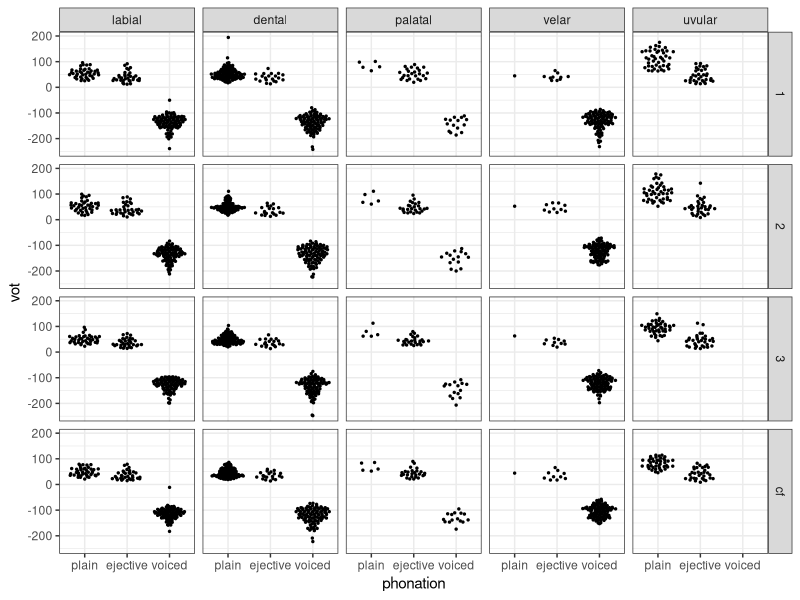
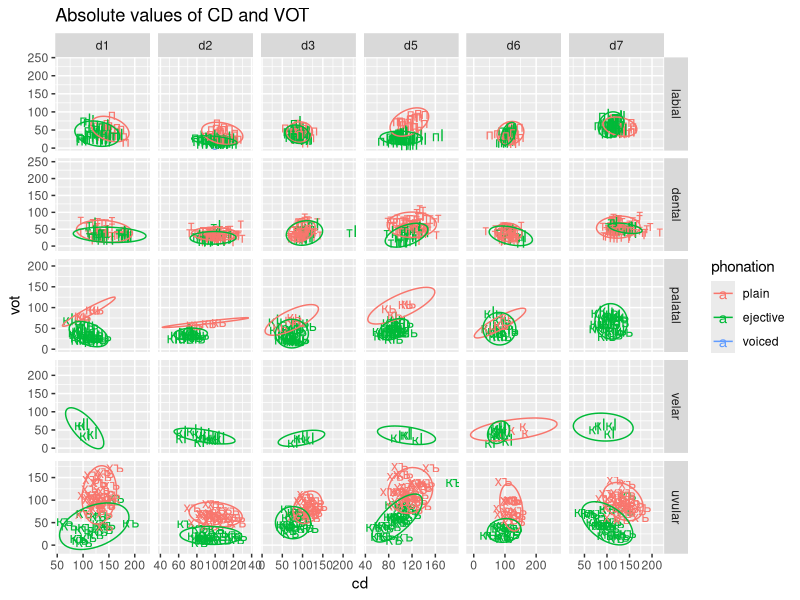
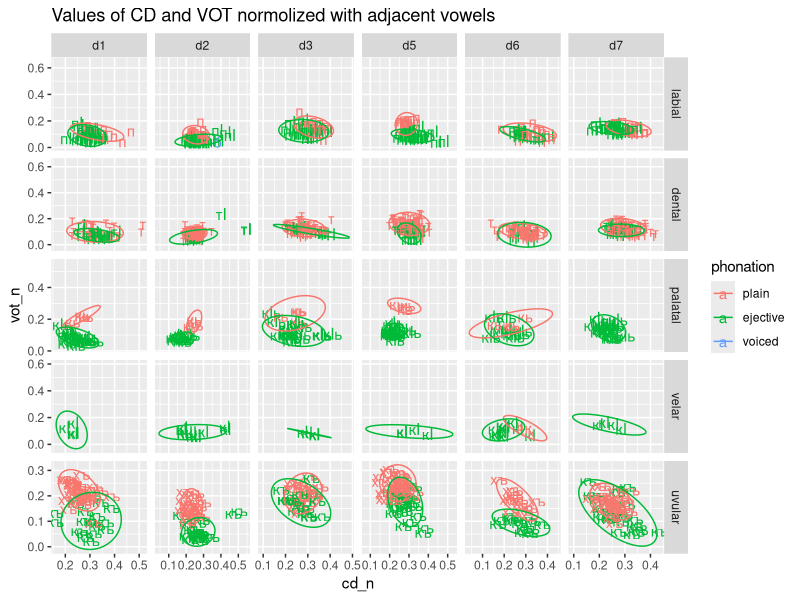
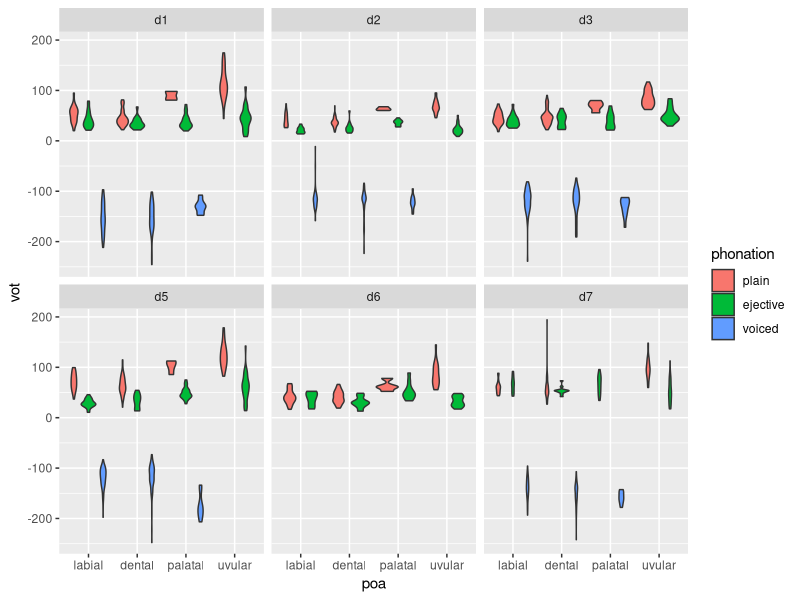
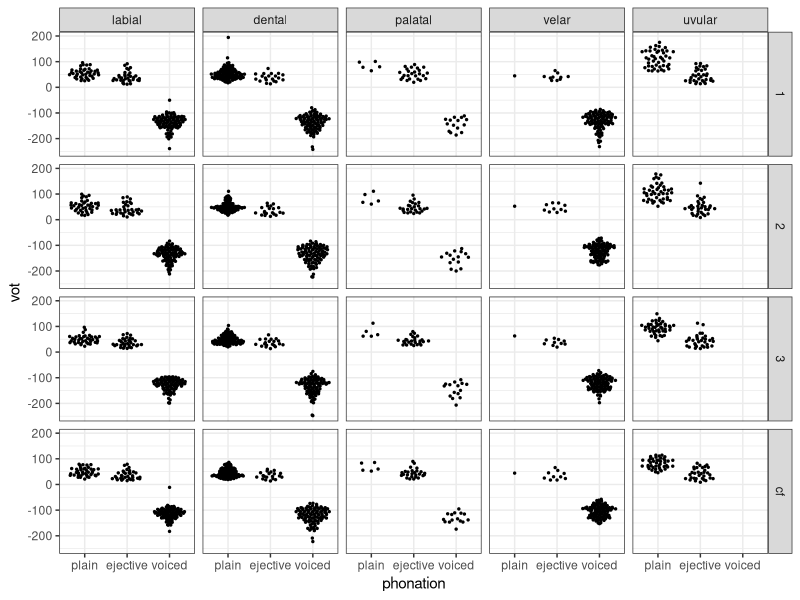

R code for these plots, in order: (Note: this script raises an error after producing the figures.)
setwd("/home/agricolamz/work/articles/2019_Abaza_VOT_Mamonova/github_repo")
library(tidyverse)
df <- read_csv("result_all_v2.csv")


df %>% 
  filter(duration < 250) %>% 
  mutate(cons = factor(cons, c("б", "п", "пI", "д", "т", "тI", "гь", "кь", "кIь", "г", "к", "кI", "хъ", "къ")),
         poa = case_when(cons == "б" ~ "labial", 
                         cons == "п" ~ "labial", 
                         cons == "пI" ~ "labial", 
                         cons == "д" ~ "dental",
                         cons == "т" ~ "dental", 
                         cons == "тI" ~ "dental", 
                         cons == "гь" ~ "palatal", 
                         cons == "кь" ~ "palatal", 
                         cons == "кIь" ~ "palatal", 
                         cons == "г" ~ "velar", 
                         cons == "к" ~ "velar", 
                         cons == "кI" ~ "velar", 
                         cons == "хъ" ~ "uvular", 
                         cons == "къ" ~ "uvular"),
         phonation = case_when(cons == "б" ~ "voiced", 
                         cons == "п" ~ "plain", 
                         cons == "пI" ~ "ejective", 
                         cons == "д" ~ "voiced",
                         cons == "т" ~ "plain", 
                         cons == "тI" ~ "ejective", 
                         cons == "гь" ~ "voiced", 
                         cons == "кь" ~ "plain", 
                         cons == "кIь" ~ "ejective", 
                         cons == "г" ~ "voiced", 
                         cons == "к" ~ "plain", 
                         cons == "кI" ~ "ejective", 
                         cons == "хъ" ~ "plain", 
                         cons == "къ" ~ "ejective"),
         poa = factor(poa, c("labial", "dental", "palatal", "velar", "uvular")),
         phonation = factor(phonation, c("plain", "ejective", "voiced"))) %>% 
  select(-start_time, -end_time) %>% 
  group_by(speaker, utterance, word) %>% 
  mutate(sum = sum(duration)) %>% 
  filter(!is.na(cons)) %>% 
  ungroup() %>% 
  slice(-c(3180, 3181, 3183, 3184, 3185, 3186)) %>% 
  spread(annotation, duration, fill = NA) %>% 
  mutate(cd_n = cd/sum,
         vot_n = vot/sum) ->
data

data %>% 
  mutate(vot = ifelse(phonation == "voiced", -vot, vot),
         utterance = str_extract(utterance, "\\d"),
         utterance = ifelse(is.na(utterance), "cf", utterance)) %>% 
  filter(utterance != "4",
         utterance != "5") %>% 
  ggplot(aes(phonation, vot))+
  ggbeeswarm::geom_quasirandom(size = 0.5)+
  facet_grid(utterance~poa)+
  theme_bw()
ggsave("vot_phonation_poa.png", device = "png")

data %>% 
  ggplot(aes(cd, vot, label = cons, color = phonation))+
  geom_text()+
  facet_grid(poa~speaker, scales = "free")+
  stat_ellipse()+
  labs(title = "Absolute values of CD and VOT")

data %>% 
  ggplot(aes(cd_n, vot_n, label = cons, color = phonation))+
  geom_text()+
  facet_grid(poa~speaker, scales = "free")+
  stat_ellipse()+
  labs(title = "Values of CD and VOT normolized with adjacent vowels")


data %>% 
  filter(poa != "velar") %>% 
  mutate(vot = ifelse(str_detect(cons, "[бдг]"), -vot, vot)) ->
  data_for_glm

data_for_glm %>% 
  ggplot(aes(poa, vot, fill = phonation))+
  geom_violin()+
  facet_wrap(~speaker)
library(lme4)
library(lmerTest)
fit <- lmer(vot~poa+phonation+(1|speaker)+(1|utterance)+(1|word), data = data_for_glm)
summary(fit)

library(tidyverse)
as.matrix(cf) %>% 
  as.data.frame() %>% 
  mutate(names = rownames(.)) %>% 
  slice(-c(1:3)) %>% 
  mutate(fit = fit@beta) %>% 
  select(names, fit, `2.5 %`, `97.5 %`)

library(effects)
summary(fit)
plot(allEffects(fit))

data %>% 
  filter(poa != "velar") %>% 
  mutate(cons = case_when(
    cons == "б" ~ "b",
    cons == "п" ~ "p",
    cons == "пI" ~ "p'",
    cons == "д" ~ "d",
    cons == "т" ~ "t",
    cons == "тI" ~ "t'",
    cons == "гь" ~ "gʲ",
    cons == "кь" ~ "kʲ",
    cons == "кIь" ~ "k'ʲ",
    cons == "хъ" ~ "q",
    cons == "къ" ~ "q'")) %>% 
  count(cons, utterance, speaker) %>% 
  spread(utterance, n) %>% 
  arrange(speaker) %>% 
  select(-u4, -u5) %>% 
  pivot_longer(names_to = "utterance", values_to = "number", cf:u3) %>% 
  ggplot(aes(cons, number, label = number, fill = utterance))+
  geom_col(position = "dodge")+
  facet_wrap(~speaker)+
  theme_bw()
  
  
